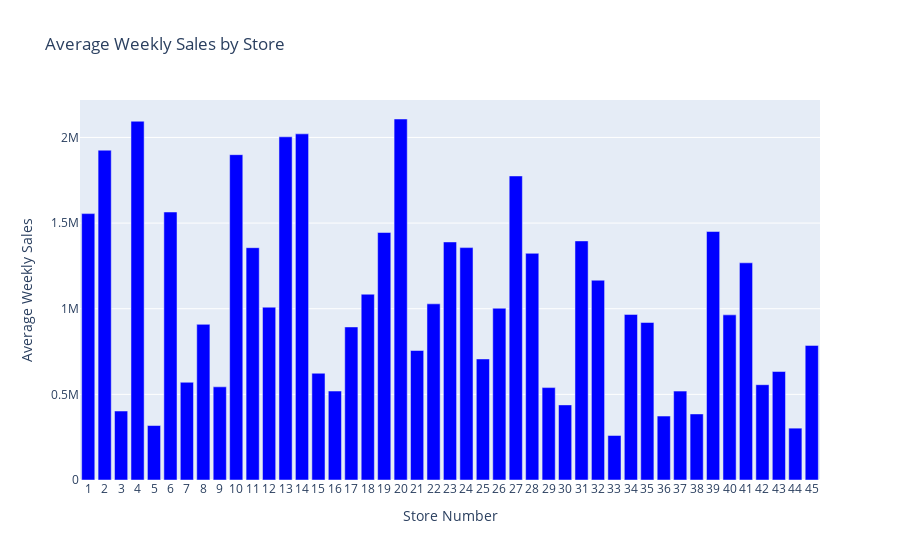

Notebook source saved alongside this figure:
### Code cell
# Calculate average weekly sales for each store
avg_sales_by_store = df.groupby('Store')['Weekly_Sales'].mean().reset_index()

# Create the interactive bar chart using Plotly
fig = px.bar(avg_sales_by_store, x='Store', y='Weekly_Sales', 
             title='Average Weekly Sales by Store', 
             labels={'Weekly_Sales': 'Average Weekly Sales', 'Store': 'Store Number'},
             color_discrete_sequence=['blue'])
fig.update_layout(xaxis=dict(tickmode='linear'))  # Set tick mode to linear for integer x-axis
fig.show()
# Save the figure as a PNG image with a transparent background
fig.update_layout(plot_bgcolor='rgba(0,0,0,0)', paper_bgcolor='rgba(0,0,0,0)')
pio.write_image(fig, 'avg weekly sales by store.png')

### Figure 1 — Plotly figure (JSON) as saved in the notebook; plotly's stock layout.template omitted (floating-point values rounded to 4 significant figures)
{"data": [{"alignmentgroup": "True", "hovertemplate": "Store Number=%{x}<br>Average Weekly Sales=%{y}<extra></extra>", "legendgroup": "", "marker": {"color": "blue", "pattern": {"shape": ""}}, "name": "", "offsetgroup": "", "orientation": "v", "showlegend": false, "textposition": "auto", "type": "bar", "x": [1, 2, 3, 4, 5, 6, 7, 8, 9, 10, 11, 12, 13, 14, 15, 16, 17, 18, 19, 20, 21, 22, 23, 24, 25, 26, 27, 28, 29, 30, 31, 32, 33, 34, 35, 36, 37, 38, 39, 40, 41, 42, 43, 44, 45], "xaxis": "x", "y": [1555000.0, 1926000.0, 402700.0, 2095000.0, 318000.0, 1565000.0, 570600.0, 908700.0, 544000.0, 1899000.0, 1356000.0, 1009000.0, 2004000.0, 2021000.0, 623300.0, 519200.0, 893600.0, 1085000.0, 1445000.0, 2108000.0, 756100.0, 1029000.0, 1390000.0, 1357000.0, 706700.0, 1003000.0, 1775000.0, 1324000.0, 539500.0, 438600.0, 1396000.0, 1167000.0, 259900.0, 966800.0, 919700.0, 373500.0, 518900.0, 385700.0, 1451000.0, 964100.0, 1268000.0, 556400.0, 633300.0, 302700.0, 786000.0], "yaxis": "y"}], "layout": {"barmode": "relative", "legend": {"tracegroupgap": 0}, "title": {"text": "Average Weekly Sales by Store"}, "xaxis": {"anchor": "y", "domain": [0, 1], "tickmode": "linear", "title": {"text": "Store Number"}}, "yaxis": {"anchor": "x", "domain": [0, 1], "title": {"text": "Average Weekly Sales"}}}}
